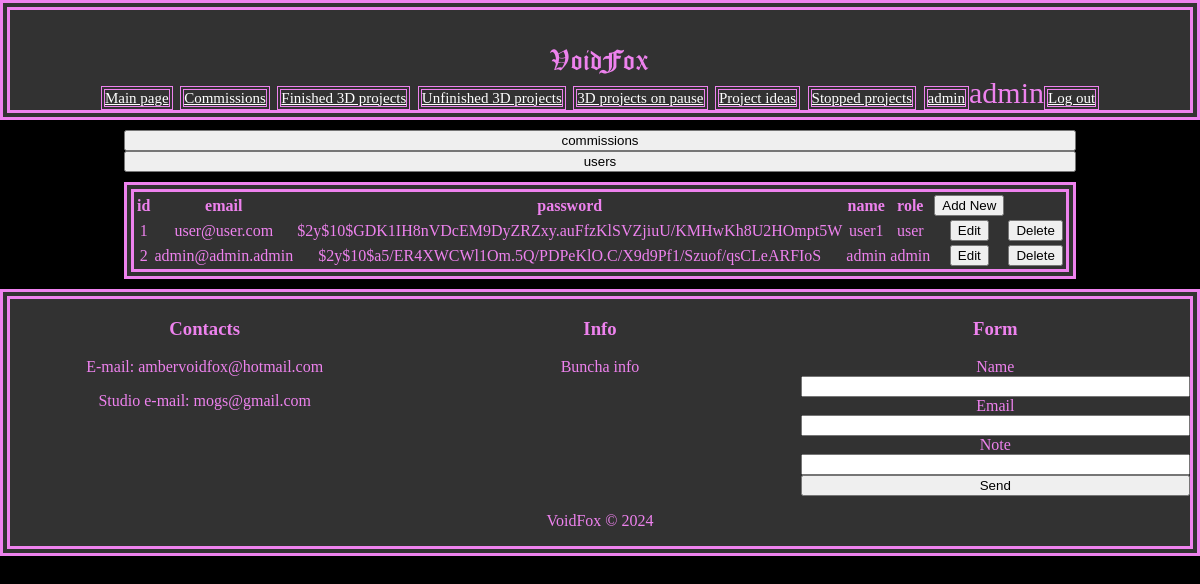
/templates/admin.php (signed in), run on the app's committed database.
### tables this page shows
CREATE TABLE `users` (
  `id` int(11) NOT NULL,
  `email` varchar(256) NOT NULL,
  `password` varchar(256) NOT NULL,
  `name` varchar(64) NOT NULL,
  `role` varchar(16) NOT NULL
);

### _inc/classes/Database.php (called while the page is built, shortened)
<?php
    class Database{
        private $host = 'localhost';
        private $db_name = 'voidfox';
        private $user_name = 'root';
        private $password = '';
        protected function connect() {
            try {
                $this->connection = new PDO(
                    "mysql:host=" . $this->host .
                    ";dbname=" . $this->db_name .
                    ";charset=utf8",
                    $this->user_name,
                    $this->password
                );
                $this->connection->setAttribute(PDO::ATTR_ERRMODE, PDO::ERRMODE_WARNING);
                $this->connection->setAttribute(PDO::ATTR_DEFAULT_FETCH_MODE,PDO::FETCH_OBJ);
                return $this->connection;
            } catch(PDOException $e) {
                die("Chyba pripojenia k databáze: " . $e->getMessage());
            }
        }
    }
?>

### _inc/classes/Admin.php (called while the page is built, shortened)
<?php
    class Admin extends Database
    {
        private $db;
        public function __construct()
        {
            $this->db = $this->connect();
        }
        public function getTables()
        {
            try
            {
                $query =  $this->db->query("SHOW TABLES");
                $tables = $query->fetchAll(PDO::FETCH_COLUMN);
                return $tables;
            }
            catch(PDOException $e)
            {
                echo($e->getMessage());
            }
        }
        public function getTableData($table)
        {
            try
            {
                $query =  $this->db->query("SELECT * FROM $table");
                $tableData = $query->fetchAll(PDO::FETCH_ASSOC);
                return $tableData;
            }
            catch(PDOException $e)
            {
                echo($e->getMessage());
            }
        }
    }
?>

### templates/admin.php (the view, shortened to what this page needs)
<?php
include_once "partials/header.php";
require_once('../_inc/classes/Database.php');
require_once('../_inc/classes/Admin.php');
$admin = new Admin();
$tables = $admin->getTables();
if(isset($_GET["currentTable"])){
    $currentTable = $_GET["currentTable"];
}else{
    $currentTable = "users";
}
$tableData = $admin->getTableData($currentTable);
if($tableData != null){
    $tableKeys = array_keys($tableData[0]);
}else{
    $tableKeys = 0;
}
?>
<div class="container3d">
    <form method="get">
        <?php
            for($i=0;$i<count($tables);$i++){
                echo('<input type="submit" value="'.$tables[$i].'" name="currentTable">');
            }
        ?>
    </form>
    <table class = "table">
        <tr>
            <?php
                for($i=0;$i<count($tableKeys);$i++){
                    echo('<th>'.$tableKeys[$i].'</th>');
                }echo('<th><button onclick="addNewFunc()">Add New</button></th>');
            ?>
        </tr>
        <?php
            for($i=0;$i<count($tableData);$i++){
                echo('<tr>');
                for($j=0;$j<count($tableData[$i]);$j++){
                    echo('<td>'.$tableData[$i][$tableKeys[$j]].'</td>');
                }
                echo('
                <td>
                    <button onclick = "openEdit('.$tableData[$i][$tableKeys[0]].')">Edit</button>
                </td>
                    <td>
                        <form method = "post" action = "delete.php">
                            <input type = "submit" value = "Delete" name = "delete">
                            <input type = "hidden" value = "'.$currentTable.'" name = "table">
                            <input type = "hidden" value = "'.$tableData[$i][$tableKeys[0]].'" name = "ID">
                        </form>
                    </td>
                </tr>');
            }
        ?>
    </table>
</div>
<?php include_once "partials/footer.php"?>

### templates/partials/header.php (shortened to what this page needs)
<!DOCTYPE html>
<html lang="en">
<head>
    <link rel = "stylesheet" href = "../assets/css/style.css">
</head>
<body>
    <div class="head">
        <p style = "font-family: 'CloisterBlack'">VoidFox</p>
        <div>
            <a href="home.php">Main page</a>
            <a href="commissions.php">Commissions</a>
            <a href="3dFin.php">Finished 3D projects</a>
            <a href="3dUnFin.php">Unfinished 3D projects</a>
            <a href="3dOnPause.php">3D projects on pause</a>
            <a href="projectIdea.php">Project ideas</a>
            <a href="projectHalted.php">Stopped projects</a>
            <?php
                if(isset($_SESSION['loggedIn']) && $_SESSION['loggedIn'] == true){
                    if($_SESSION['role'] == "admin"){
                        echo('<a href="admin.php">admin</a>');
                    }
                    echo($_SESSION['username']);
                    echo('<a href="logOut.php">Log out</a>');
                }
                else{
                    echo('<a href="logIn.php">Log in</a>');
                    echo('<a href="register.php">Register</a>');
                }
            ?>
        </div>
    </div>
    <div class="content">

### templates/partials/footer.php
    </div>
<div class="foot">
        <div class="footp">
        <div>
            <h3>Contacts</h3>
            <p>E-mail: ambervoidfox@hotmail.com</p>
            <p>Studio e-mail: mogs@gmail.com</p>
        </div>
        <div>
            <h3>Info</h3>
            <p>Buncha info</p>
        </div>
        <div>
            <h3>Form</h3>
            <form>
                <label>Name</label>
                <input type="text" class="form-control">
                <label>Email</label>
                <input type="email" class="form-control">
                <label>Note</label>
                <input type="text" class="form-control">
                <input type="submit" value="Send" class="form-control">
            </form>
        </div>
    </div>
    <div id="copyright">
            <p>VoidFox © 2024</p>
    </div>
</body>
</html>

### assets/css/style.css (style rules this page uses)
.head { display: flex; font-size: 30px; flex-direction: column; justify-content: center; background-color: rgb(50, 50, 50); color: violet; position: fixed; width: 100%; align-items: center; border: 10px; border-color: violet; border-style: double; top: 0; box-sizing: border-box; height: 120px; }
.head a { font-size: 15px; flex-direction: row; border: 4px; border-color: violet; border-style: double; color: white; }
body { margin: 0; background-color: black; }
.head p { height: 5px; }
.content { margin-top: 120px; }
.foot { display: flex; font-family: 'Franklin Gothic Medium'; flex-direction: column; justify-content: center; background-color: rgb(50, 50, 50); color: violet; width: 100%; border: 10px; border-color: violet; border-style: double; box-sizing: border-box; }
.footp { display: flex; justify-content: space-between; }
.footp div { text-align: center; width: 33%; }
.foot #copyright { flex-direction: column; text-align: center; }
form { display: flex; flex-direction: column; justify-content: center; }
.container3d { display: grid; justify-content: space-evenly; align-items: center; flex-direction: row; padding: 10px; gap: 10px; color: violet; text-align: center; }
.table { background-color: rgb(50, 50, 50); color: violet; border: 10px; border-color: violet; border-style: double; }

### data on the page
users: id "1", email "user@user.com", password "$2y$10$GDK1IH8nVDcEM9DyZRZxy.auFfzKlSVZjiuU/KMHwKh8U2HOmpt5W", name "user1", role "user"
users: id "2", email "admin@admin.admin", password "$2y$10$a5/ER4XWCWl1Om.5Q/PDPeKlO.C/X9d9Pf1/Szuof/qsCLeARFIoS", name "admin", role "admin"

### other printed values
$_SESSION['username'] "admin"
$tableKeys[$i] "id"
$tableKeys[$i] "email"
$tableKeys[$i] "password"
$tableKeys[$i] "name"
$tableKeys[$i] "role"
